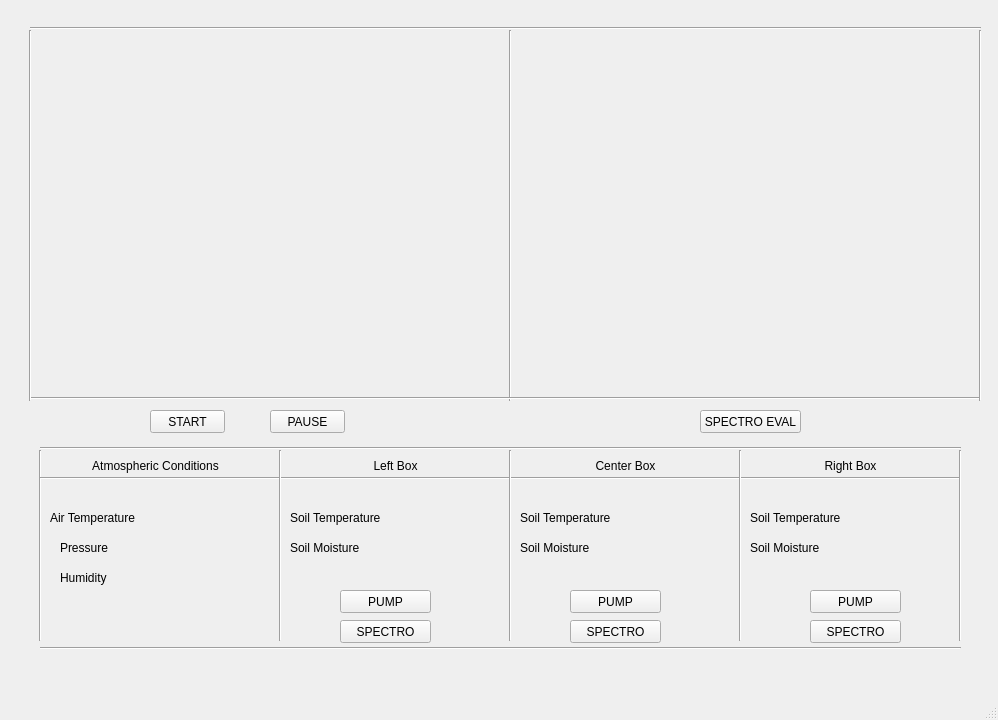
<?xml version="1.0" encoding="UTF-8"?>
<ui version="4.0">
 <class>MainWindow</class>
 <widget class="QMainWindow" name="MainWindow">
  <property name="geometry">
   <rect>
    <x>0</x>
    <y>0</y>
    <width>998</width>
    <height>720</height>
   </rect>
  </property>
  <property name="windowTitle">
   <string>MainWindow</string>
  </property>
  <widget class="QWidget" name="centralwidget">
   <widget class="QLabel" name="label_11">
    <property name="geometry">
     <rect>
      <x>290</x>
      <y>540</y>
      <width>101</width>
      <height>16</height>
     </rect>
    </property>
    <property name="text">
     <string>Soil Moisture</string>
    </property>
   </widget>
   <widget class="QLabel" name="label_9">
    <property name="geometry">
     <rect>
      <x>60</x>
      <y>570</y>
      <width>71</width>
      <height>16</height>
     </rect>
    </property>
    <property name="text">
     <string>Humidity</string>
    </property>
   </widget>
   <widget class="QLabel" name="laBALL">
    <property name="geometry">
     <rect>
      <x>520</x>
      <y>510</y>
      <width>121</width>
      <height>16</height>
     </rect>
    </property>
    <property name="text">
     <string>Soil Temperature</string>
    </property>
   </widget>
   <widget class="QLabel" name="spectro_feed">
    <property name="geometry">
     <rect>
      <x>510</x>
      <y>30</y>
      <width>471</width>
      <height>371</height>
     </rect>
    </property>
    <property name="text">
     <string/>
    </property>
   </widget>
   <widget class="Line" name="line_3">
    <property name="geometry">
     <rect>
      <x>500</x>
      <y>30</y>
      <width>20</width>
      <height>371</height>
     </rect>
    </property>
    <property name="orientation">
     <enum>Qt::Vertical</enum>
    </property>
   </widget>
   <widget class="Line" name="line_11">
    <property name="geometry">
     <rect>
      <x>30</x>
      <y>450</y>
      <width>20</width>
      <height>191</height>
     </rect>
    </property>
    <property name="orientation">
     <enum>Qt::Vertical</enum>
    </property>
   </widget>
   <widget class="Line" name="line_7">
    <property name="geometry">
     <rect>
      <x>510</x>
      <y>390</y>
      <width>471</width>
      <height>16</height>
     </rect>
    </property>
    <property name="orientation">
     <enum>Qt::Horizontal</enum>
    </property>
   </widget>
   <widget class="QLabel" name="label_4">
    <property name="geometry">
     <rect>
      <x>740</x>
      <y>450</y>
      <width>221</width>
      <height>31</height>
     </rect>
    </property>
    <property name="text">
     <string>Right Box</string>
    </property>
    <property name="alignment">
     <set>Qt::AlignCenter</set>
    </property>
   </widget>
   <widget class="QPushButton" name="pump_l_button">
    <property name="geometry">
     <rect>
      <x>340</x>
      <y>590</y>
      <width>91</width>
      <height>23</height>
     </rect>
    </property>
    <property name="text">
     <string>PUMP</string>
    </property>
   </widget>
   <widget class="QLabel" name="lm393_humidity_l">
    <property name="geometry">
     <rect>
      <x>400</x>
      <y>540</y>
      <width>71</width>
      <height>16</height>
     </rect>
    </property>
    <property name="text">
     <string/>
    </property>
   </widget>
   <widget class="QLabel" name="label_2">
    <property name="geometry">
     <rect>
      <x>280</x>
      <y>450</y>
      <width>231</width>
      <height>31</height>
     </rect>
    </property>
    <property name="text">
     <string>Left Box</string>
    </property>
    <property name="alignment">
     <set>Qt::AlignCenter</set>
    </property>
   </widget>
   <widget class="Line" name="line_9">
    <property name="geometry">
     <rect>
      <x>40</x>
      <y>470</y>
      <width>921</width>
      <height>16</height>
     </rect>
    </property>
    <property name="orientation">
     <enum>Qt::Horizontal</enum>
    </property>
   </widget>
   <widget class="Line" name="line_14">
    <property name="geometry">
     <rect>
      <x>730</x>
      <y>450</y>
      <width>20</width>
      <height>191</height>
     </rect>
    </property>
    <property name="orientation">
     <enum>Qt::Vertical</enum>
    </property>
   </widget>
   <widget class="Line" name="line_13">
    <property name="geometry">
     <rect>
      <x>500</x>
      <y>450</y>
      <width>20</width>
      <height>191</height>
     </rect>
    </property>
    <property name="orientation">
     <enum>Qt::Vertical</enum>
    </property>
   </widget>
   <widget class="QLabel" name="lm393_humidity_r">
    <property name="geometry">
     <rect>
      <x>870</x>
      <y>540</y>
      <width>71</width>
      <height>16</height>
     </rect>
    </property>
    <property name="text">
     <string/>
    </property>
   </widget>
   <widget class="QLabel" name="bmp180_temperature">
    <property name="geometry">
     <rect>
      <x>160</x>
      <y>510</y>
      <width>81</width>
      <height>16</height>
     </rect>
    </property>
    <property name="text">
     <string/>
    </property>
   </widget>
   <widget class="QLabel" name="dht11_humidity">
    <property name="geometry">
     <rect>
      <x>160</x>
      <y>570</y>
      <width>81</width>
      <height>16</height>
     </rect>
    </property>
    <property name="text">
     <string/>
    </property>
   </widget>
   <widget class="Line" name="line_10">
    <property name="geometry">
     <rect>
      <x>40</x>
      <y>640</y>
      <width>921</width>
      <height>16</height>
     </rect>
    </property>
    <property name="orientation">
     <enum>Qt::Horizontal</enum>
    </property>
   </widget>
   <widget class="QLabel" name="mlx90614_temperature_c">
    <property name="geometry">
     <rect>
      <x>630</x>
      <y>510</y>
      <width>71</width>
      <height>16</height>
     </rect>
    </property>
    <property name="text">
     <string/>
    </property>
   </widget>
   <widget class="QLabel" name="mlx90614_temperature_r">
    <property name="geometry">
     <rect>
      <x>870</x>
      <y>510</y>
      <width>61</width>
      <height>16</height>
     </rect>
    </property>
    <property name="text">
     <string/>
    </property>
   </widget>
   <widget class="QLabel" name="bmp180_pressure">
    <property name="geometry">
     <rect>
      <x>160</x>
      <y>540</y>
      <width>81</width>
      <height>16</height>
     </rect>
    </property>
    <property name="text">
     <string/>
    </property>
   </widget>
   <widget class="Line" name="line_2">
    <property name="geometry">
     <rect>
      <x>30</x>
      <y>20</y>
      <width>481</width>
      <height>16</height>
     </rect>
    </property>
    <property name="orientation">
     <enum>Qt::Horizontal</enum>
    </property>
   </widget>
   <widget class="Line" name="line_4">
    <property name="geometry">
     <rect>
      <x>970</x>
      <y>30</y>
      <width>20</width>
      <height>371</height>
     </rect>
    </property>
    <property name="orientation">
     <enum>Qt::Vertical</enum>
    </property>
   </widget>
   <widget class="Line" name="line_5">
    <property name="geometry">
     <rect>
      <x>510</x>
      <y>20</y>
      <width>471</width>
      <height>16</height>
     </rect>
    </property>
    <property name="orientation">
     <enum>Qt::Horizontal</enum>
    </property>
   </widget>
   <widget class="Line" name="line_8">
    <property name="geometry">
     <rect>
      <x>40</x>
      <y>440</y>
      <width>921</width>
      <height>16</height>
     </rect>
    </property>
    <property name="orientation">
     <enum>Qt::Horizontal</enum>
    </property>
   </widget>
   <widget class="QLabel" name="label_3">
    <property name="geometry">
     <rect>
      <x>510</x>
      <y>450</y>
      <width>231</width>
      <height>31</height>
     </rect>
    </property>
    <property name="text">
     <string>Center Box</string>
    </property>
    <property name="alignment">
     <set>Qt::AlignCenter</set>
    </property>
   </widget>
   <widget class="QLabel" name="label">
    <property name="geometry">
     <rect>
      <x>40</x>
      <y>450</y>
      <width>231</width>
      <height>31</height>
     </rect>
    </property>
    <property name="text">
     <string>Atmospheric Conditions</string>
    </property>
    <property name="alignment">
     <set>Qt::AlignCenter</set>
    </property>
   </widget>
   <widget class="QLabel" name="label_5">
    <property name="geometry">
     <rect>
      <x>50</x>
      <y>510</y>
      <width>101</width>
      <height>16</height>
     </rect>
    </property>
    <property name="text">
     <string>Air Temperature  </string>
    </property>
   </widget>
   <widget class="Line" name="line_15">
    <property name="geometry">
     <rect>
      <x>950</x>
      <y>450</y>
      <width>20</width>
      <height>191</height>
     </rect>
    </property>
    <property name="orientation">
     <enum>Qt::Vertical</enum>
    </property>
   </widget>
   <widget class="QLabel" name="label_12">
    <property name="geometry">
     <rect>
      <x>520</x>
      <y>540</y>
      <width>101</width>
      <height>16</height>
     </rect>
    </property>
    <property name="text">
     <string>Soil Moisture</string>
    </property>
   </widget>
   <widget class="QPushButton" name="pump_r_button">
    <property name="geometry">
     <rect>
      <x>810</x>
      <y>590</y>
      <width>91</width>
      <height>23</height>
     </rect>
    </property>
    <property name="text">
     <string>PUMP</string>
    </property>
   </widget>
   <widget class="Line" name="line_6">
    <property name="geometry">
     <rect>
      <x>30</x>
      <y>390</y>
      <width>481</width>
      <height>16</height>
     </rect>
    </property>
    <property name="orientation">
     <enum>Qt::Horizontal</enum>
    </property>
   </widget>
   <widget class="Line" name="line_12">
    <property name="geometry">
     <rect>
      <x>270</x>
      <y>450</y>
      <width>20</width>
      <height>191</height>
     </rect>
    </property>
    <property name="orientation">
     <enum>Qt::Vertical</enum>
    </property>
   </widget>
   <widget class="QLabel" name="label_13">
    <property name="geometry">
     <rect>
      <x>750</x>
      <y>510</y>
      <width>121</width>
      <height>16</height>
     </rect>
    </property>
    <property name="text">
     <string>Soil Temperature</string>
    </property>
   </widget>
   <widget class="QLabel" name="label_7">
    <property name="geometry">
     <rect>
      <x>60</x>
      <y>540</y>
      <width>81</width>
      <height>16</height>
     </rect>
    </property>
    <property name="text">
     <string>Pressure</string>
    </property>
   </widget>
   <widget class="Line" name="line">
    <property name="geometry">
     <rect>
      <x>20</x>
      <y>30</y>
      <width>20</width>
      <height>371</height>
     </rect>
    </property>
    <property name="orientation">
     <enum>Qt::Vertical</enum>
    </property>
   </widget>
   <widget class="QLabel" name="color_test_feed">
    <property name="geometry">
     <rect>
      <x>30</x>
      <y>30</y>
      <width>481</width>
      <height>371</height>
     </rect>
    </property>
    <property name="styleSheet">
     <string notr="true">border-color: rgb(0, 85, 255);</string>
    </property>
    <property name="text">
     <string/>
    </property>
   </widget>
   <widget class="QLabel" name="label_14">
    <property name="geometry">
     <rect>
      <x>750</x>
      <y>540</y>
      <width>111</width>
      <height>16</height>
     </rect>
    </property>
    <property name="text">
     <string>Soil Moisture</string>
    </property>
   </widget>
   <widget class="QLabel" name="lm393_humidity_c">
    <property name="geometry">
     <rect>
      <x>630</x>
      <y>540</y>
      <width>71</width>
      <height>16</height>
     </rect>
    </property>
    <property name="text">
     <string/>
    </property>
   </widget>
   <widget class="QLabel" name="mlx90614_temperature_l">
    <property name="geometry">
     <rect>
      <x>400</x>
      <y>510</y>
      <width>71</width>
      <height>16</height>
     </rect>
    </property>
    <property name="text">
     <string/>
    </property>
   </widget>
   <widget class="QPushButton" name="pump_c_button">
    <property name="geometry">
     <rect>
      <x>570</x>
      <y>590</y>
      <width>91</width>
      <height>23</height>
     </rect>
    </property>
    <property name="text">
     <string>PUMP</string>
    </property>
   </widget>
   <widget class="QLabel" name="label_6">
    <property name="geometry">
     <rect>
      <x>290</x>
      <y>510</y>
      <width>111</width>
      <height>16</height>
     </rect>
    </property>
    <property name="text">
     <string>Soil Temperature</string>
    </property>
   </widget>
   <widget class="QPushButton" name="spectro_l_button">
    <property name="geometry">
     <rect>
      <x>340</x>
      <y>620</y>
      <width>91</width>
      <height>23</height>
     </rect>
    </property>
    <property name="text">
     <string>SPECTRO</string>
    </property>
   </widget>
   <widget class="QPushButton" name="spectro_c_button">
    <property name="geometry">
     <rect>
      <x>570</x>
      <y>620</y>
      <width>91</width>
      <height>23</height>
     </rect>
    </property>
    <property name="text">
     <string>SPECTRO</string>
    </property>
   </widget>
   <widget class="QPushButton" name="spectro_r_button">
    <property name="geometry">
     <rect>
      <x>810</x>
      <y>620</y>
      <width>91</width>
      <height>23</height>
     </rect>
    </property>
    <property name="text">
     <string>SPECTRO</string>
    </property>
   </widget>
   <widget class="QPushButton" name="spectro_result_button">
    <property name="geometry">
     <rect>
      <x>700</x>
      <y>410</y>
      <width>101</width>
      <height>23</height>
     </rect>
    </property>
    <property name="text">
     <string>SPECTRO EVAL</string>
    </property>
   </widget>
   <widget class="QPushButton" name="feed_start_button">
    <property name="geometry">
     <rect>
      <x>150</x>
      <y>410</y>
      <width>75</width>
      <height>23</height>
     </rect>
    </property>
    <property name="text">
     <string>START</string>
    </property>
   </widget>
   <widget class="QPushButton" name="feed_stop_button">
    <property name="geometry">
     <rect>
      <x>270</x>
      <y>410</y>
      <width>75</width>
      <height>23</height>
     </rect>
    </property>
    <property name="text">
     <string>PAUSE</string>
    </property>
   </widget>
  </widget>
  <widget class="QMenuBar" name="menubar">
   <property name="geometry">
    <rect>
     <x>0</x>
     <y>0</y>
     <width>998</width>
     <height>22</height>
    </rect>
   </property>
  </widget>
  <widget class="QStatusBar" name="statusbar"/>
 </widget>
 <resources/>
 <connections/>
</ui>
